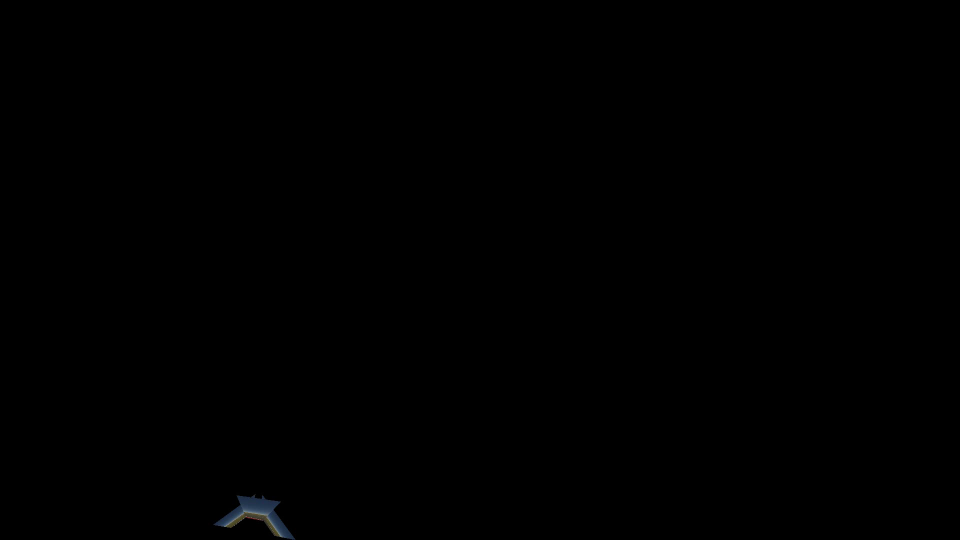
#> input picture frame 0 of output.avi, 1920 x 1080 px (shown at 1/2 size)
$ python CornerDetector.py
#> lines starting #> are read from the running program, lines starting #| are printed output that depends on the picture; after the words box and inside, x2 and y2 are one past the last pixel; in counts of white or black regions, pixels touching at a corner belong together
import cv2
import numpy as np
import math as m
from copy import deepcopy
def find_distance(p1, p2):
	x1, y1 = p1
	x2, y2 = p2
	return m.sqrt((x1-x2)**2 + (y1-y2)**2)

def find_slope(p1, p2):
	x1, y1 = p1
	x2, y2 = p2
	return m.atan2(y2-y1, x2-x1)

def find_handedness(p1, p2, p3):
	if np.cross(p3-p2, p2-p1)>0:
		return True
	else:
		return False

def find_angle(p_prev, p_curr, p_next):
	slope_prev = find_slope(p_prev, p_curr)
	slope_next = find_slope(p_curr, p_next)
	angle = (slope_next-slope_prev)*(180/m.pi)%360.0
	return angle

def find_curvature(p_prev, p_curr, p_next):
	angle = find_angle(p_prev, p_curr, p_next)
	dist = find_distance(p_curr, p_next)
	return angle/dist

def find_corners(img):
    frame = img
    kernel = np.ones((5,5), np.uint8)
    gray = cv2.cvtColor(frame, cv2.COLOR_BGR2GRAY)
    gray = cv2.bilateralFilter(gray,9,50,50)
    ret, thresh = cv2.threshold(gray, 127, 255, cv2.THRESH_TOZERO)
    contours, hierarchy = cv2.findContours(thresh, cv2.RETR_EXTERNAL, cv2.CHAIN_APPROX_SIMPLE)
    draw = deepcopy(frame)
    cv2.drawContours(draw, contours, -1, (0, 255, 255), 3)
    contours = tuple(x for x in contours if cv2.contourArea(x) > 1000)

    right_handed_corners = []
    left_handed_corners = []
    other_corners = []

    if len(contours) >0:
        cnt = max(contours, key=lambda x: cv2.contourArea(x))
        for contour in contours:
            epsilon = 0.015*cv2.arcLength(contour, False)

            approx = cv2.approxPolyDP(contour, epsilon, True)

            for i in range(len(approx)):
                p_prev = approx[(i-1)%len(approx)][0]
                p_curr = approx[(i)%len(approx)][0]
                p_next = approx[(i+1)%len(approx)][0]

                curvature = find_curvature(p_prev, p_curr, p_next)
                angle = find_angle(p_prev, p_curr, p_next)
                epsilon = 20
                curvature_min = 1
                if curvature>curvature_min or abs(angle-90)<epsilon:
                    if find_handedness(p_prev, p_curr, p_next):
                        left_handed_corners.append(p_curr)
                    else:
                        right_handed_corners.append(p_curr)
                else:
                    other_corners.append(p_curr)
    return right_handed_corners, left_handed_corners, other_corners

if __name__ == "__main__":
    cap = cv2.VideoCapture('output.avi')
    fourcc = cv2.VideoWriter_fourcc('m', 'p', '4', 'v')
    writer = cv2.VideoWriter("corners_1.mp4", fourcc, 15, (1126, 720))

    assert cap.isOpened(), "Error opening video stream or file"

    try:
        while(cap.isOpened()):
            ret, frame = cap.read()
#> frame is the input picture: shape (1080, 1920, 3); mean B, G, R 0.2, 0.2, 0.1

            h, w, d = np.shape(frame)
#> h = 1080; w = 1920; d = 3
            frame_masked = deepcopy(frame)
            blank = np.zeros((h,w), np.uint8)
            trapezoid = np.array([[400, 570],
                                [730, 570],
                                [730, 500],
                                [600, 410],
                                [530, 410],
                                [400, 500]], np.int32)
            trapezoid = trapezoid.reshape((-1, 1, 2))
            cv2.fillPoly(blank, [trapezoid], (255, 255, 255))
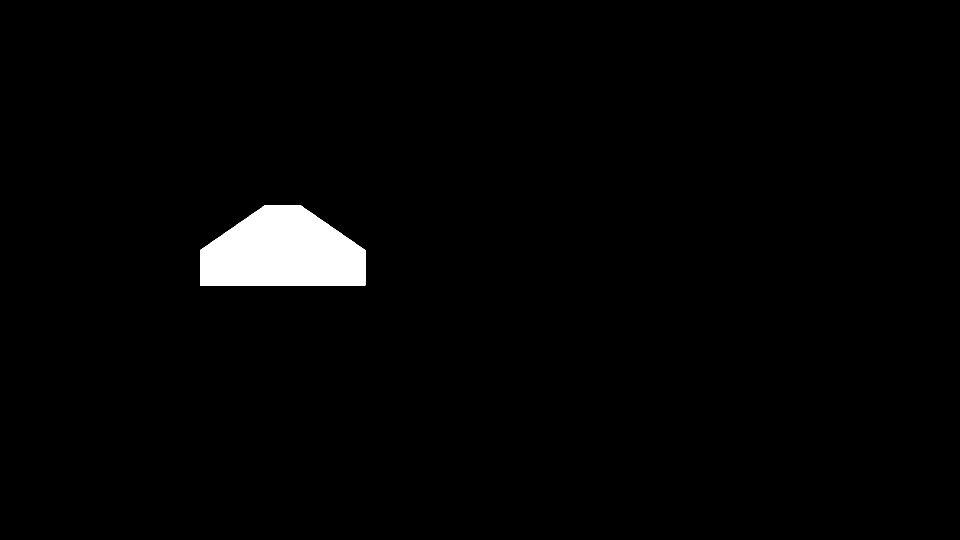
#> blank: shape (1080, 1920) (shown at 1/2 size); 2% white; 1 white region, box (x1, y1, x2, y2) and area: (400, 410, 731, 571) 41501
            frame_masked = cv2.bitwise_and(frame_masked, frame_masked, mask=cv2.bitwise_not(blank))

            if ret == True:
                right_handed_corners, _, _ = find_corners(frame_masked)
#> in find_corners, `ret, thresh = cv2.threshold(gray, 127, 255, cv2.THRESH_TOZERO)`: thresh: shape (1080, 1920); every value is 0
#> in find_corners, `contours, hierarchy = cv2.findContours(thresh, cv2.RETR_EXTERNAL, cv2...`: contours = []
#> in find_corners, `contours = tuple(x for x in contours if cv2.contourArea(x) > 1000)`: contours = ()
#> right_handed_corners = []
                for corner in right_handed_corners:
                    cv2.circle(frame, tuple(corner), 5, (0,0,255),thickness = 3)
#> this loop made 0 passes

                cv2.imshow('Frame',frame)
                writer.write(frame)
                if cv2.waitKey(50) & 0xFF == ord('q'):
#> (key q is pressed here)
                    break
            else:
                break
    finally:
        writer.release()
        cap.release()
        cv2.destroyAllWindows()
